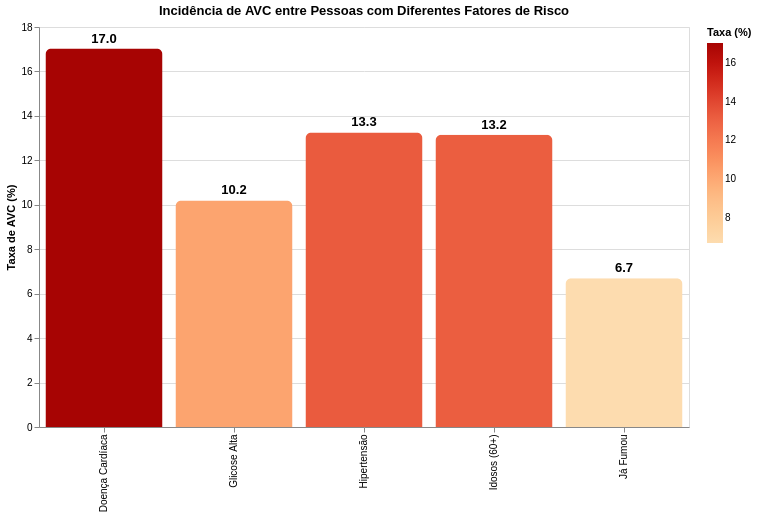

The cell this chart's notebook holds for it:
### Markdown cell above
VISUALIZAÇÕES :

### Code cell
import pandas as pd
import altair as alt

# ==========================
# Taxa de AVC por fator
# ==========================

factors = {
    "Idosos (60+)": df[df["age"] >= 60]["stroke"].mean() * 100,
    "Hipertensão": df[df["hypertension"] == 1]["stroke"].mean() * 100,
    "Doença Cardíaca": df[df["heart_disease"] == 1]["stroke"].mean() * 100,
    "Glicose Alta": df[df["avg_glucose_level"] >= 126]["stroke"].mean() * 100,
    "Já Fumou": df[df["smoking_status"].isin(["smokes", "formerly smoked"])]["stroke"].mean() * 100
}

plot_df = pd.DataFrame({
    "Fator": factors.keys(),
    "Taxa AVC": factors.values()
})

plot_df = plot_df.sort_values(
    "Taxa AVC",
    ascending=False
)

chart = (
    alt.Chart(plot_df)
    .mark_bar(cornerRadiusTopLeft=6, cornerRadiusTopRight=6)
    .encode(
        x=alt.X(
            "Fator:N",
            sort="-y",
            title=""
        ),
        y=alt.Y(
            "Taxa AVC:Q",
            title="Taxa de AVC (%)"
        ),
        color=alt.Color(
            "Taxa AVC:Q",
            scale=alt.Scale(scheme="orangered"),
            title="Taxa (%)"
        ),
        tooltip=[
            alt.Tooltip("Fator:N"),
            alt.Tooltip(
                "Taxa AVC:Q",
                format=".2f",
                title="Taxa de AVC (%)"
            )
        ]
    )
    .properties(
        width=650,
        height=400,
        title="Incidência de AVC entre Pessoas com Diferentes Fatores de Risco"
    )
)

labels = (
    alt.Chart(plot_df)
    .mark_text(
        dy=-10,
        fontSize=13,
        fontWeight="bold"
    )
    .encode(
        x="Fator:N",
        y="Taxa AVC:Q",
        text=alt.Text(
            "Taxa AVC:Q",
            format=".1f"
        )
    )
)

chart + labels

### Figure 1 — Vega-Lite specification as saved in the notebook (floating-point values rounded to 4 significant figures)
{"config": {"view": {"continuousWidth": 300, "continuousHeight": 300}}, "layer": [{"mark": {"type": "bar", "cornerRadiusTopLeft": 6, "cornerRadiusTopRight": 6}, "encoding": {"color": {"field": "Taxa AVC", "scale": {"scheme": "orangered"}, "title": "Taxa (%)", "type": "quantitative"}, "tooltip": [{"field": "Fator", "type": "nominal"}, {"field": "Taxa AVC", "format": ".2f", "title": "Taxa de AVC (%)", "type": "quantitative"}], "x": {"field": "Fator", "sort": "-y", "title": "", "type": "nominal"}, "y": {"field": "Taxa AVC", "title": "Taxa de AVC (%)", "type": "quantitative"}}, "title": "Incidência de AVC entre Pessoas com Diferentes Fatores de Risco"}, {"mark": {"type": "text", "dy": -10, "fontSize": 13, "fontWeight": "bold"}, "encoding": {"text": {"field": "Taxa AVC", "format": ".1f", "type": "quantitative"}, "x": {"field": "Fator", "type": "nominal"}, "y": {"field": "Taxa AVC", "type": "quantitative"}}}], "data": {"name": "data-555d8581a8c882142ef9c3037e511697"}, "height": 400, "width": 650, "$schema": "https://vega.github.io/schema/vega-lite/v5.20.1.json", "datasets": {"data-555d8581a8c882142ef9c3037e511697": [{"Fator": "Doença Cardíaca", "Taxa AVC": 17.03}, {"Fator": "Hipertensão", "Taxa AVC": 13.25}, {"Fator": "Idosos (60+)", "Taxa AVC": 13.15}, {"Fator": "Glicose Alta", "Taxa AVC": 10.19}, {"Fator": "Já Fumou", "Taxa AVC": 6.691}]}}
